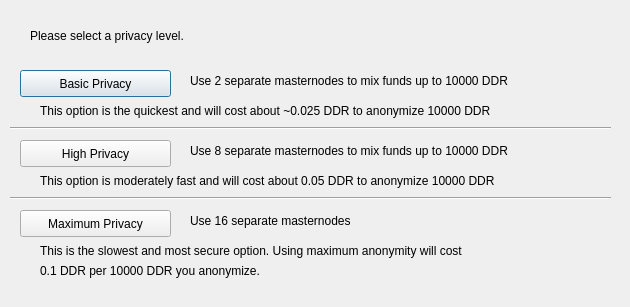
<?xml version="1.0" encoding="UTF-8"?>
<ui version="4.0">
 <class>ObfuscationConfig</class>
 <widget class="QDialog" name="ObfuscationConfig">
  <property name="geometry">
   <rect>
    <x>0</x>
    <y>0</y>
    <width>630</width>
    <height>307</height>
   </rect>
  </property>
  <property name="windowTitle">
   <string>Configure Obfuscation</string>
  </property>
  <widget class="QPushButton" name="buttonBasic">
   <property name="geometry">
    <rect>
     <x>20</x>
     <y>70</y>
     <width>151</width>
     <height>27</height>
    </rect>
   </property>
   <property name="text">
    <string>Basic Privacy</string>
   </property>
  </widget>
  <widget class="QPushButton" name="buttonHigh">
   <property name="geometry">
    <rect>
     <x>20</x>
     <y>140</y>
     <width>151</width>
     <height>27</height>
    </rect>
   </property>
   <property name="text">
    <string>High Privacy</string>
   </property>
  </widget>
  <widget class="QPushButton" name="buttonMax">
   <property name="geometry">
    <rect>
     <x>20</x>
     <y>210</y>
     <width>151</width>
     <height>27</height>
    </rect>
   </property>
   <property name="text">
    <string>Maximum Privacy</string>
   </property>
  </widget>
  <widget class="QLabel" name="label">
   <property name="geometry">
    <rect>
     <x>30</x>
     <y>20</y>
     <width>571</width>
     <height>31</height>
    </rect>
   </property>
   <property name="text">
    <string>Please select a privacy level.</string>
   </property>
  </widget>
  <widget class="QLabel" name="label_2">
   <property name="geometry">
    <rect>
     <x>190</x>
     <y>70</y>
     <width>421</width>
     <height>21</height>
    </rect>
   </property>
   <property name="text">
    <string>Use 2 separate masternodes to mix funds up to 10000 DDR</string>
   </property>
  </widget>
  <widget class="QLabel" name="label_3">
   <property name="geometry">
    <rect>
     <x>190</x>
     <y>140</y>
     <width>411</width>
     <height>21</height>
    </rect>
   </property>
   <property name="text">
    <string>Use 8 separate masternodes to mix funds up to 10000 DDR</string>
   </property>
  </widget>
  <widget class="QLabel" name="label_4">
   <property name="geometry">
    <rect>
     <x>190</x>
     <y>210</y>
     <width>421</width>
     <height>21</height>
    </rect>
   </property>
   <property name="text">
    <string>Use 16 separate masternodes</string>
   </property>
  </widget>
  <widget class="QLabel" name="label_6">
   <property name="geometry">
    <rect>
     <x>40</x>
     <y>100</y>
     <width>561</width>
     <height>21</height>
    </rect>
   </property>
   <property name="text">
    <string>This option is the quickest and will cost about ~0.025 DDR to anonymize 10000 DDR</string>
   </property>
  </widget>
  <widget class="QLabel" name="label_7">
   <property name="geometry">
    <rect>
     <x>40</x>
     <y>170</y>
     <width>561</width>
     <height>21</height>
    </rect>
   </property>
   <property name="text">
    <string>This option is moderately fast and will cost about 0.05 DDR to anonymize 10000 DDR</string>
   </property>
  </widget>
  <widget class="QLabel" name="label_8">
   <property name="geometry">
    <rect>
     <x>40</x>
     <y>240</y>
     <width>561</width>
     <height>21</height>
    </rect>
   </property>
   <property name="text">
    <string>This is the slowest and most secure option. Using maximum anonymity will cost</string>
   </property>
  </widget>
  <widget class="QLabel" name="label_9">
   <property name="geometry">
    <rect>
     <x>40</x>
     <y>260</y>
     <width>561</width>
     <height>21</height>
    </rect>
   </property>
   <property name="text">
    <string>0.1 DDR per 10000 DDR you anonymize.</string>
   </property>
  </widget>
  <widget class="Line" name="line">
   <property name="geometry">
    <rect>
     <x>10</x>
     <y>120</y>
     <width>601</width>
     <height>16</height>
    </rect>
   </property>
   <property name="orientation">
    <enum>Qt::Horizontal</enum>
   </property>
  </widget>
  <widget class="Line" name="line_2">
   <property name="geometry">
    <rect>
     <x>10</x>
     <y>190</y>
     <width>601</width>
     <height>16</height>
    </rect>
   </property>
   <property name="orientation">
    <enum>Qt::Horizontal</enum>
   </property>
  </widget>
 </widget>
 <resources/>
 <connections/>
</ui>
